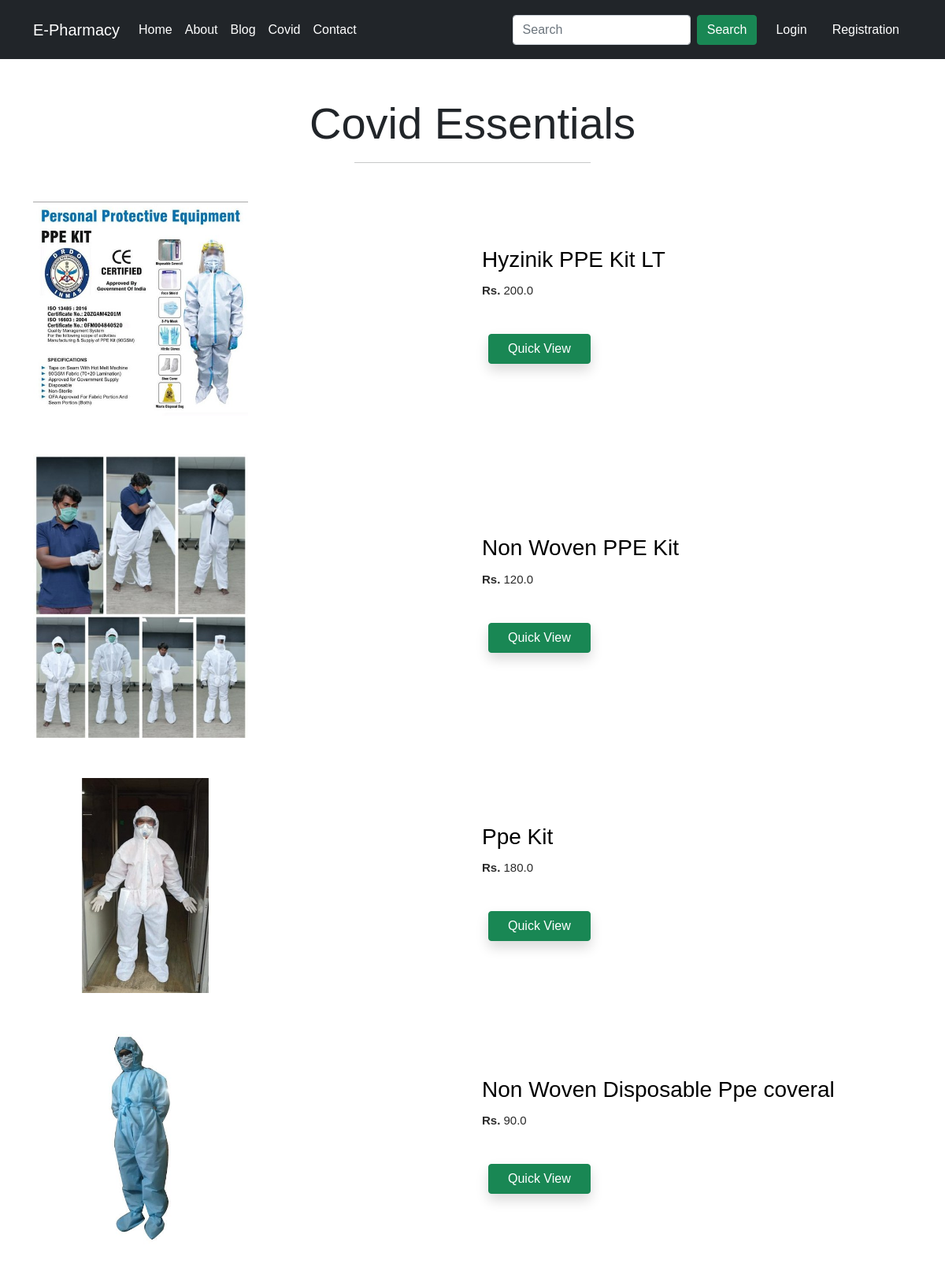
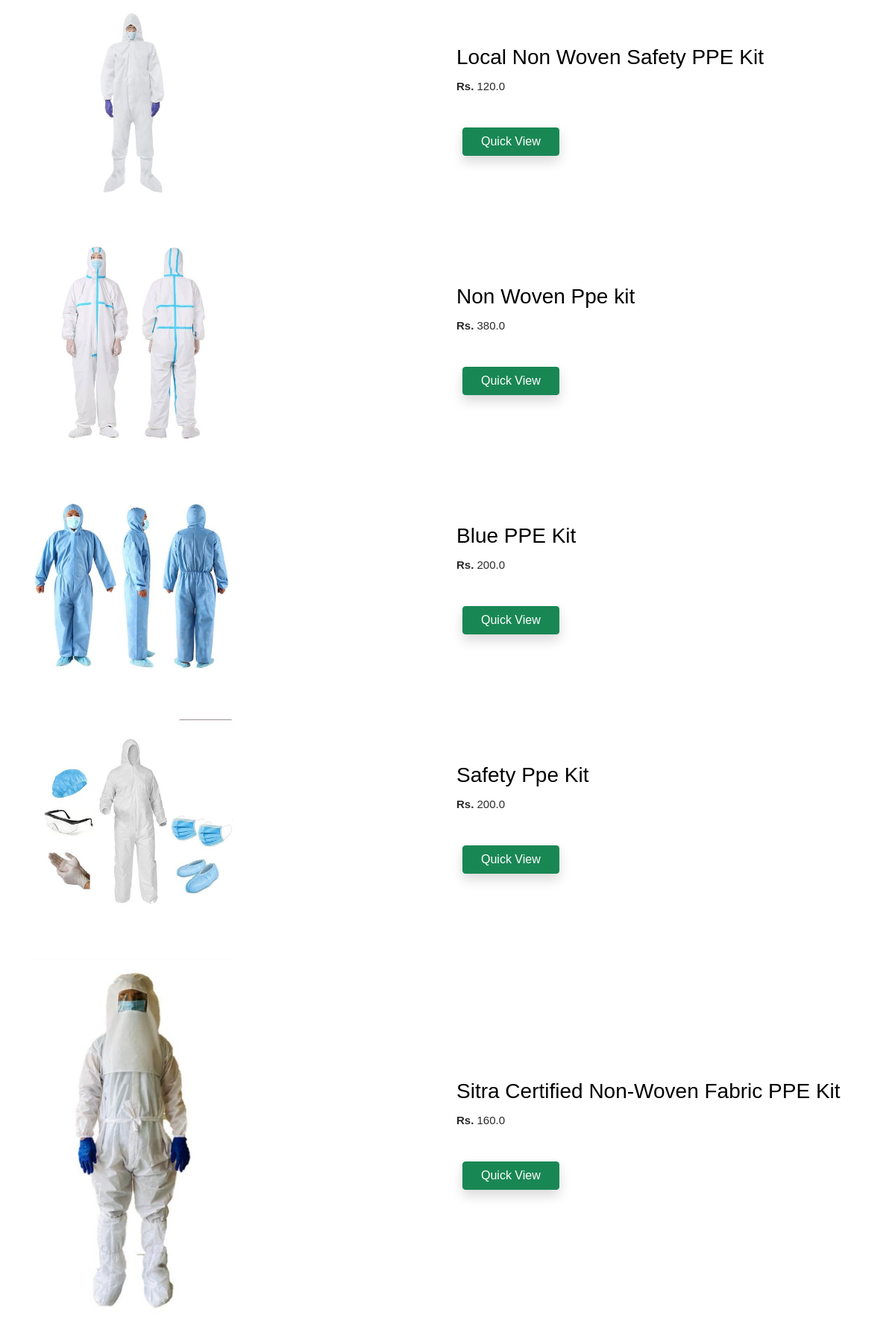
The page /covid/ (upper part) on the database its author committed (2 pictures, top to bottom).
### medicine/models.py (models this page shows, shortened)
class Product(models.Model):
    med_name = models.CharField(max_length=100,default="")
    indications = models.TextField(default="")
    dosage = models.TextField(default="")
    side_effects = models.TextField(default="")
    selling_price = models.FloatField(default="")
    category = models.CharField(choices=CATEGORY_CHOICES, max_length=20,default="")
    product_image = models.ImageField(upload_to='prodimg',default="")

### medicine/views.py (the view)
# urls.py: path('covid/', views.covid, name='covid'),
def covid(request, data=None):
    totalitem = 0
    if data == None:
        covid = Product.objects.filter(category='COVID')
    if request.user.is_authenticated:
        totalitem = len(Cart.objects.filter(user=request.user))
    return render(request, 'medicine/covid.html', {'covid': covid,'totalitem':totalitem})

### medicine/templates/medicine/covid.html (shortened to what this page needs)
{% extends 'medicine/base.html' %}
{% load static %}
{% block main_content %}
<section class="main-heading my-5">
    <div class="text-center">
        <h2 class="display-4">Covid Essentials</h2>
        <hr class="w-25 mx-auto">
    </div>
    <div class="container">
    {% for cov in covid %}
        <div class="row my-5">
            <div class="col-lg-6 col-md-6 col-12">
                <figure>
                    <img src="{{cov.product_image.url}}" alt="about images" class="img-fluid about_img w-50">
                </figure>
            </div>
            <div
                class="col-lg-6 col-md-6 col-12 d-flex justify-content-center align-items-start flex-column">
                <a href="{% url 'covid-detail' cov.id %}" style="text-decoration: none; color: #000000;">
                    <h3 style="cursor: pointer;">{{cov.med_name}}</h3>
                </a>
                <p class="py-2"> <span style="font-weight: bold;">Rs. </span>
                {{cov.selling_price}}
                </p>
                <div class="btn-group mt-4">
                    <form action="/add-to-cart/" class="d-inline">
    <a href="{% url 'covid-detail' cov.id %}" class="btn btn-success shadow px-4 m-2">Quick View</a>
    </form>
                </div>
            </div>
        </div>
        {% endfor %}
</div>
</section>
{% endblock main_content%}

### medicine/static/medicine/css/styledynamic.css (style rules this page uses)
html, body, div, span, applet, object, iframe, h1, h2, h3, h4, h5, h6, p, blockquote, div pre, a, abbr, acronym, address, big, cite, code, del, dfn, em, font, img, ins, kbd, q, s, samp, small, strike, strong, sub, sup, tt, var, b, u, i, center, dl, dt, dd, ol, ul, li, figure, header, nav, section, article, aside, footer, figcaption { margin: 0; padding: 0; border: 0; outline: 0; }
header, nav, section, article, aside, footer, hgroup { display: block; }
* { box-sizing: border-box; }
html, body { font-family: 'Poppins', sans-serif; font-weight: 400; background-color: #fff; -ms-text-size-adjust: 100%; -webkit-font-smoothing: antialiased; -moz-osx-font-smoothing: grayscale; }
a { text-decoration: none !important; }
h1, h2, h3, h4, h5, h6 { margin-top: 0px; margin-bottom: 0px; }
p { font-size: 15px; line-height: 30px; color: #2a2a2a; }
img { width: 100%; overflow: hidden; }
html, body { background: #fff; font-family: 'Poppins', sans-serif; }

### rows shown on the page
Product: product_image (picture), med_name "Hyzinik PPE Kit LT", selling_price "200.0"
Product: product_image (picture), med_name "Non Woven PPE Kit", selling_price "120.0"
Product: product_image (picture), med_name "Ppe Kit", selling_price "180.0"
Product: product_image (picture), med_name "Non Woven Disposable Ppe coveral", selling_price "90.0"
Product: product_image (picture), med_name "Local Non Woven Safety PPE Kit", selling_price "120.0"
Product: product_image (picture), med_name "Non Woven Ppe kit", selling_price "380.0"
Product: product_image (picture), med_name "Blue PPE Kit", selling_price "200.0"
Product: product_image (picture), med_name "Safety Ppe Kit", selling_price "200.0"
Product: product_image (picture), med_name "Sitra Certified Non-Woven Fabric PPE Kit", selling_price "160.0"
